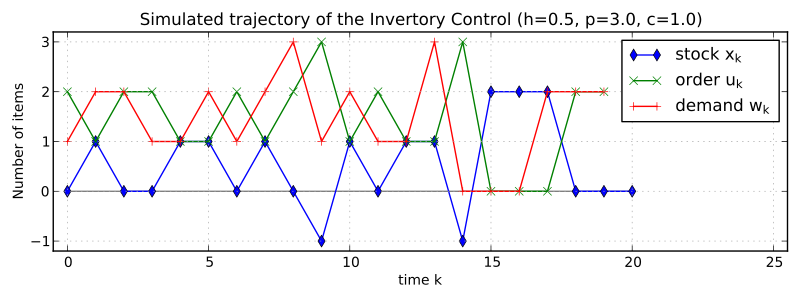

This chart was generated by the following Python code:
#!/usr/bin/python
# -*- coding: utf-8 -*-
""" Simulate & Plot a trajectory of the Inventory Control Problem
(see example_inventory.py)
"""

from pylab import *

import example_inventory
reload(example_inventory)
from example_inventory import invsys, dpsolv, u, h,p,c

# Number of instants to simulate
N = 20

demand_law = invsys.perturb_laws[0]

stock = np.zeros(N+1)
order = np.zeros(N)
np.random.seed(0)
demand = demand_law.rvs(N)

x_grid = dpsolv.state_grid[0]
def order_pol(x):
    'ordering policy, for a given stock level `x`'
    x_ind = np.where(x_grid==x)[0]
    return u[x_ind, 0]

# Simpler alternative:
order_pol = dpsolv.interp_on_state(u[...,0])

x0 = 0 # Initial stock
for k in range(N):
    order[k] = order_pol(stock[k])
    stock[k+1] = invsys.dyn(stock[k], order[k], demand[k])[0]

### Plot
t = arange(N)
t1 = arange(N+1)

figure(0, figsize=(8,3))

plot(t1, stock, '-d', label='stock $x_k$')
plot(t, order, '-x', label='order $u_k$')
plot(t, demand, '-+', label='demand $w_k$')
hlines(0, 0, N, colors='gray')

title('Simulated trajectory of the Invertory Control (h={:.1f}, p={:.1f}, c={:.1f})'.format(h,p,c))
xlabel('time $k$')
ylabel('Number of items')
xlim(-0.5, N+5.5)
ylim(-1.2, 3.2)
legend(loc='upper right')

tight_layout()
show()
